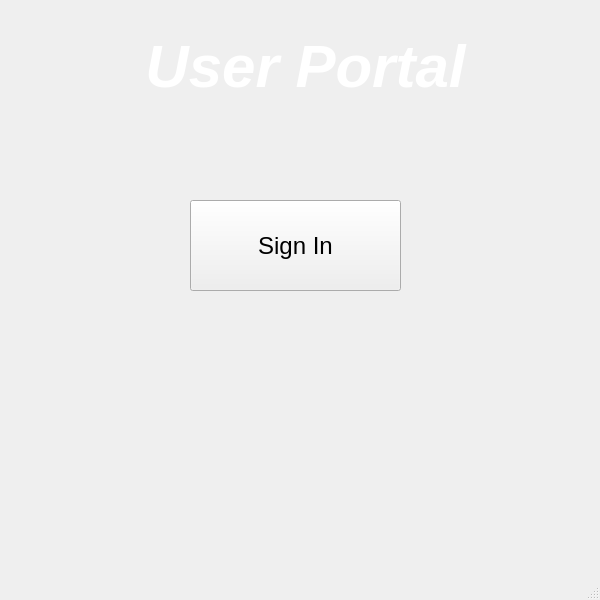
<?xml version="1.0" encoding="UTF-8"?>
<ui version="4.0">
 <class>user</class>
 <widget class="QMainWindow" name="user">
  <property name="geometry">
   <rect>
    <x>0</x>
    <y>0</y>
    <width>600</width>
    <height>600</height>
   </rect>
  </property>
  <property name="windowTitle">
   <string>User</string>
  </property>
  <widget class="QWidget" name="centralwidget">
   <widget class="QLabel" name="label">
    <property name="geometry">
     <rect>
      <x>120</x>
      <y>20</y>
      <width>371</width>
      <height>91</height>
     </rect>
    </property>
    <property name="font">
     <font>
      <pointsize>45</pointsize>
      <italic>true</italic>
      <bold>true</bold>
     </font>
    </property>
    <property name="styleSheet">
     <string notr="true">color: rgb(255, 255, 255);</string>
    </property>
    <property name="text">
     <string>User Portal</string>
    </property>
    <property name="alignment">
     <set>Qt::AlignCenter</set>
    </property>
   </widget>
   <widget class="QPushButton" name="pushButton">
    <property name="geometry">
     <rect>
      <x>190</x>
      <y>200</y>
      <width>211</width>
      <height>91</height>
     </rect>
    </property>
    <property name="font">
     <font>
      <pointsize>18</pointsize>
     </font>
    </property>
    <property name="text">
     <string>Sign In</string>
    </property>
   </widget>
   <widget class="QLabel" name="label_2">
    <property name="geometry">
     <rect>
      <x>-30</x>
      <y>0</y>
      <width>851</width>
      <height>571</height>
     </rect>
    </property>
    <property name="font">
     <font>
      <pointsize>1</pointsize>
     </font>
    </property>
    <property name="text">
     <string/>
    </property>
    <property name="pixmap">
     <pixmap resource="picture.qrc">:/pictures/black-background-127003-1118777-4787180.png</pixmap>
    </property>
    <property name="scaledContents">
     <bool>true</bool>
    </property>
   </widget>
   <zorder>label_2</zorder>
   <zorder>label</zorder>
   <zorder>pushButton</zorder>
  </widget>
  <widget class="QMenuBar" name="menubar">
   <property name="geometry">
    <rect>
     <x>0</x>
     <y>0</y>
     <width>600</width>
     <height>21</height>
    </rect>
   </property>
  </widget>
  <widget class="QStatusBar" name="statusbar"/>
 </widget>
 <resources>
  <include location="picture.qrc"/>
 </resources>
 <connections/>
</ui>
